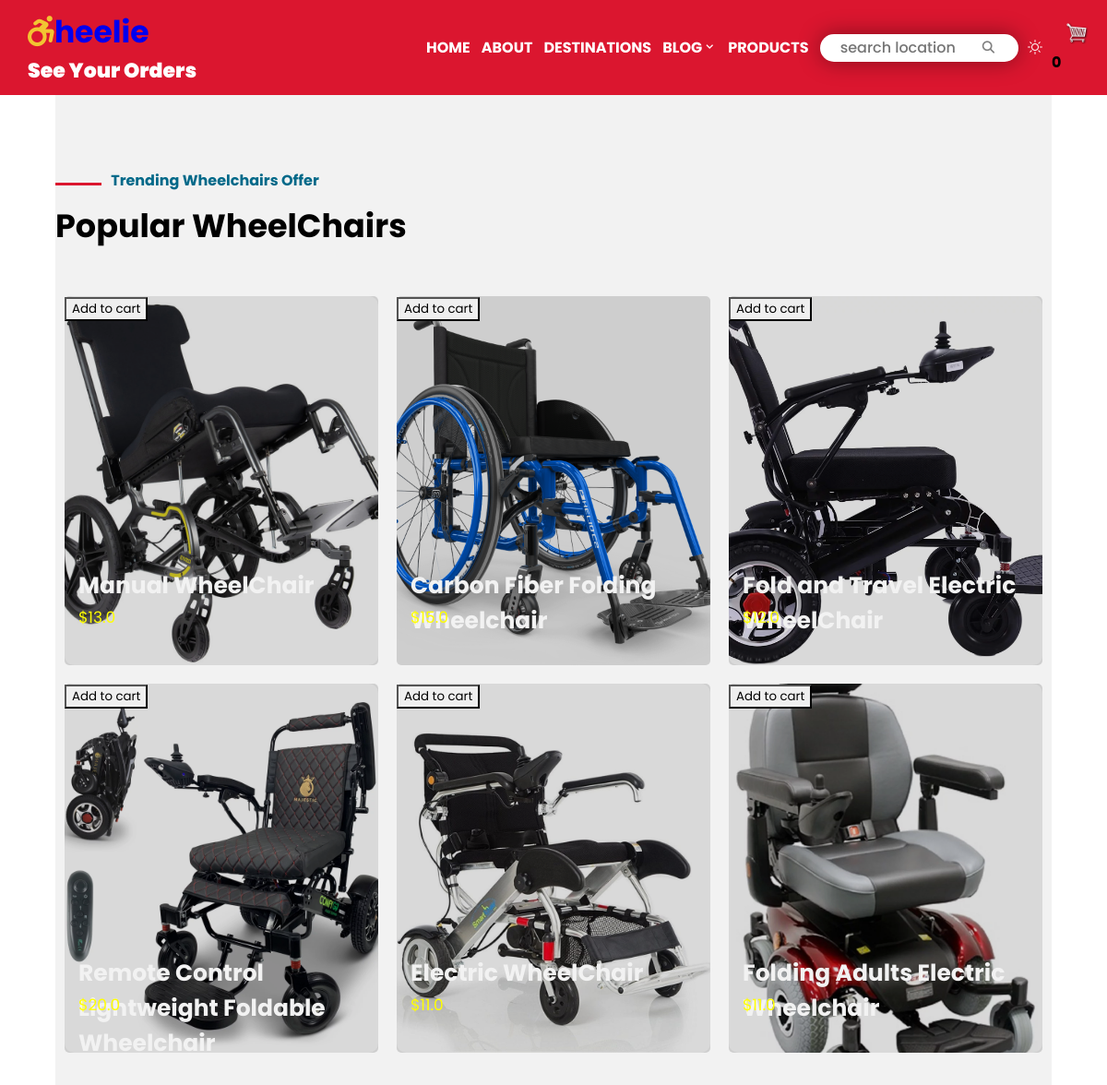
Screenshot of /products/ with the database file from the repository.
### stroll1/models.py (models this page shows, shortened)
class product(models.Model):
        name = models.CharField(max_length = 200, null=True, blank=True)
        price = models.FloatField(max_length = 200, null=True, blank=True)
        image = models.ImageField(null=True, blank=True)
        featured = models.BooleanField(default=False, null=True, blank=True )
        @property
        def imageURL(self):
            try:
                url= self.image.url
            except:
                url = ''
            return url

### stroll1/views.py (the view)
# urls.py: path("products/", views.products, name="products"),
def products(request):
     if request.user.is_authenticated:
        customer = request.user.customer
        order, created = Order.objects.get_or_create(customer=customer, complete=False)
        items = order.orderitem_set.all()
        cartItems = order.get_cart_items_number
     else:
        items =[]
        order = {'get_cart_total':0, 'get_cart_items_number':0, 'shipping': False}
        cartItems = order['get_cart_items_number']
     products = product.objects.all()
     context = {'products': products, 'cartItems': cartItems}
     return render(request, 'products.html', context)

### Templates/products.html (shortened to what this page needs)
{% extends 'base.html'%}
{% load static %}
    {% block content%}
    <div class="container4" id="container4">
        <div class="container" id="container">
            <h4><span class="st-line"></span>&nbsp;&nbsp; Trending Wheelchairs Offer</h4>
            <h2 class="head2">Popular WheelChairs</h2>
            <div class="grid-images">
                {% for product in products %}
                <div class="g-img products">
                    <img src="{{product.imageURL}}" alt="">
                    <div class="img-text">
                        <h3 class="product-name">{{product.name}}</h3>
                        <p><a  class="product-price" href="{% url 'payment1' %}"><span style="color:yellow">${{product.price}}</span></a></p>
                        <button data-product= "{{product.id}}" data-action="add" class="btn btn-outline-secondary add-btn update-cart ">Add to cart</button>
                    </div>
                </div>
                {% endfor %}
            </div>
        </div>
    </div>
    {% endblock %}

### static/css/style.css (style rules this page uses)
* { margin: 0; box-sizing: border-box; font-family: 'Poppins', sans-serif; scroll-behavior: smooth; }
a { text-decoration: none; }
h4 { color: #006989; font-weight: bold; }
.container { width: 1080px; margin:0 auto; }
.container4 { background-color:#F2F2F2 ; width: 100%; padding: 10vh 0; }
.container4 h4 { padding-bottom: 10px; }
.head2 { font-size: 35px; }
.container4 h2 { padding-bottom: 40px; }
.st-line { display: inline-block; background-color: #DB162F; height: 3px; width: 50px; }
.grid-images { display: flex; flex-wrap: wrap; }
.g-img { border-radius: 10px; width: 340px; height: 400px; position: relative; cursor: pointer; margin: 10px; }
.g-img img { position: absolute; height: 100%; width: 100%; border-radius: 10px; object-fit: cover; }
.img-text { position: absolute; background-color: rgba(0,0,0,0.15); height: 100%; width: 100%; border-radius: 5px ; }
.g-img h3, .g-img p { position: absolute; }
.g-img h3 { top: 70%; color: #F2F2F2; font-size: 25px; padding: 15px; }
.g-img p { top: 80%; color: #F2F2F2; font-size: 17px; padding: 15px; }
.g-img span { color: #F2C532; }
.btn { border-radius: 0; }

### static/css/stroll-media.css (style rules this page uses)
@media screen and (max-width:1200px) { .container { width: 930px; } }
@media screen and (max-width:1200px) { .grid-images { grid-template-columns:repeat(3,290px); grid-template-rows: repeat(2,350px); } }
@media screen and (max-width:1200px) { .g-img h3 { font-size: 22px; } }

### rows the page displays
product: imageURL (picture), name "Manual WheelChair", price "13.0"
product: imageURL (picture), name "Carbon Fiber Folding Wheelchair", price "15.0"
product: imageURL (picture), name "Fold and Travel Electric WheelChair", price "12.0"
product: imageURL (picture), name "Remote Control Lightweight Foldable Wheelchair", price "20.0"
product: imageURL (picture), name "Electric WheelChair", price "11.0"
product: imageURL (picture), name "Folding Adults Electric Wheelchair", price "11.0"

### other values shown
{{ cartItems }} "0"
